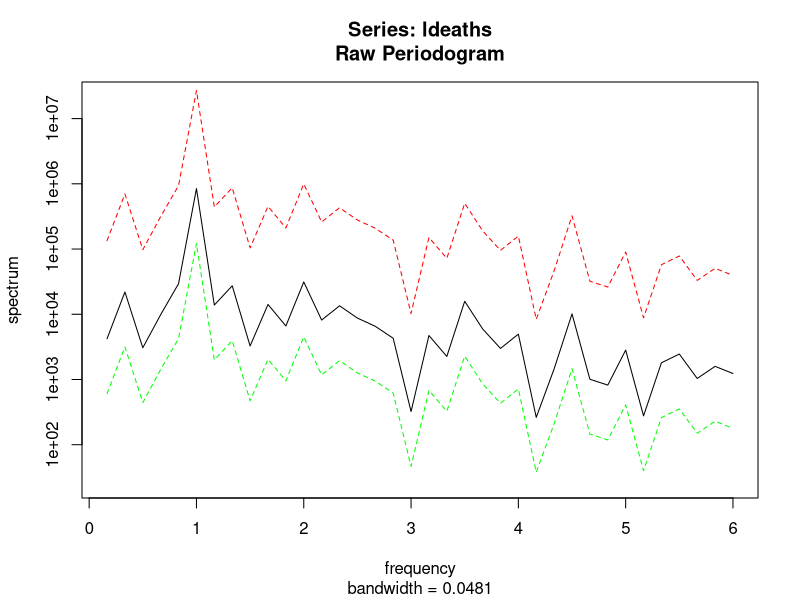

Reproduce this figure in R. (Note: this script raises an error after producing the figure.)
#  File src/library/stats/R/spectrum.R
#  Part of the R package, https://www.R-project.org
#
#  Copyright (C) 1994-9 W. N. Venables and B. D. Ripley
#  Copyright (C) 1999-2015 The R Core Team
#
#  This program is free software; you can redistribute it and/or modify
#  it under the terms of the GNU General Public License as published by
#  the Free Software Foundation; either version 2 of the License, or
#  (at your option) any later version.
#
#  This program is distributed in the hope that it will be useful,
#  but WITHOUT ANY WARRANTY; without even the implied warranty of
#  MERCHANTABILITY or FITNESS FOR A PARTICULAR PURPOSE.  See the
#  GNU General Public License for more details.
#
#  A copy of the GNU General Public License is available at
#  https://www.R-project.org/Licenses/

## based on code by Martyn Plummer, plus kernel code by Adrian Trapletti
spectrum <- function (x, ..., method = c("pgram", "ar"))
{
    switch(match.arg(method),
	   pgram = spec.pgram(x, ...),
	   ar	 = spec.ar(x, ...)
	   )
}

## spec.taper based on code by Kurt Hornik
spec.taper <- function (x, p = 0.1)
{
    if (any(p < 0) || any(p > 0.5))
        stop("'p' must be between 0 and 0.5")
    a <- attributes(x)
    x <- as.matrix(x)
    nc <- ncol(x)
    if (length(p) == 1L)
        p <- rep(p, nc)
    else if (length(p) != nc)
        stop("length of 'p' must be 1 or equal the number of columns of 'x'")
    nr <- nrow(x)
    for (i in 1L:nc) {
        m <- floor(nr * p[i])
        if(m == 0) next
        w <- 0.5 * (1 - cos(pi * seq.int(1, 2 * m - 1, by = 2)/(2 * m)))
        x[, i] <- c(w, rep_len(1, nr - 2 * m), rev(w)) * x[, i]
    }
    attributes(x) <- a
    x
}

spec.ar <- function(x, n.freq, order = NULL, plot = TRUE,
                    na.action = na.fail, method = "yule-walker", ...)
{
    ## can be called with a ts or a result of an AR fit.
    if(!is.list(x)) {
        series <- deparse(substitute(x))
        x <- na.action(as.ts(x))
        xfreq <- frequency(x)
        nser <- NCOL(x)
        x <- ar(x, is.null(order), order, na.action=na.action, method=method)
    } else { ## result of ar()
        cn <- match(c("ar", "var.pred", "order"), names(x))
        if(anyNA(cn))
            stop("'x' must be a time series or an ar() fit")
        series <- x$series
        xfreq <- x$frequency
        if(is.array(x$ar)) nser <- dim(x$ar)[2L] else nser <- 1
    }
    order <- x$order
    if(missing(n.freq)) n.freq <- 500
    freq <- seq.int(0, 0.5, length.out = n.freq)
    if (nser == 1) {
        coh <- phase <- NULL
        var.p <- as.vector(x$var.pred)
        spec <-
            if(order >= 1) {
                cs <- outer(freq, 1L:order, function(x, y) cos(2*pi*x*y)) %*% x$ar
                sn <- outer(freq, 1L:order, function(x, y) sin(2*pi*x*y)) %*% x$ar
                var.p/(xfreq*((1 - cs)^2 + sn^2))
            } else rep.int(var.p/xfreq, length(freq))
    } else .NotYetImplemented()
    spg.out <- list(freq = freq*xfreq, spec = spec, coh = coh, phase = phase,
                    n.used = nrow(x), series = series,
                    method = paste0("AR (", order, ") spectrum ")
                    )
    class(spg.out) <- "spec"
    if(plot) {
	plot(spg.out, ci = 0, ...)
        invisible(spg.out)
    } else spg.out
}

spec.pgram <-
    function (x, spans = NULL, kernel = NULL, taper = 0.1,
              pad = 0, fast = TRUE,
              demean = FALSE, detrend = TRUE,
              plot = TRUE, na.action = na.fail, ...)
{
    ## Estimate spectral density from (smoothed) periodogram.
    
    # substitute any variable in the expression of x, if any and then deparse(turn unevaluated expression into character string
    series <- deparse(substitute(x))
    # convert to time series (default frequency 1) + Extract information on the NA action used to create an object.
    x <- na.action(as.ts(x))
    # get the frequency of the time series
    xfreq <- frequency(x)
    # convert into a row-col matrix
    x <- as.matrix(x)
    # get the number of rows of the matrix x
    N <- N0 <- nrow(x)
    # get the number of columns of the matrix x
    nser <- ncol(x)
    
    # check whether smoothing/rolling average is required
    if(!is.null(spans)) # allow user to mistake order of args
        kernel <- {
            if(is.tskernel(spans)) 
              spans 
            else
              kernel("modified.daniell", spans %/% 2)
        }
    if(!is.null(kernel) && !is.tskernel(kernel))
        stop("must specify 'spans' or a valid kernel")
    if (detrend) {
        t <- 1L:N - (N + 1)/2
        sumt2 <- N * (N^2 - 1)/12
        for (i in 1L:ncol(x))
            x[, i] <- x[, i] - mean(x[, i]) - sum(x[, i] * t) * t/sumt2
    }
    else if (demean) {
	      x <- sweep(x, 2, colMeans(x), check.margin=FALSE)
    }
    ## apply taper:
    x <- spec.taper(x, taper)
    ## to correct for tapering: Bloomfield (1976, p. 194)
    ## Total taper is taper*2
    u2 <- (1 - (5/8)*taper*2)
    u4 <- (1 - (93/128)*taper*2)
    if (pad > 0) {
        x <- rbind(x, matrix(0, nrow = N * pad, ncol = ncol(x)))
        N <- nrow(x)
    }
    NewN <- if(fast) nextn(N) else N
    x <- rbind(x, matrix(0, nrow = (NewN - N), ncol = ncol(x)))
    N <- nrow(x)
    Nspec <- floor(N/2)
    freq <- seq.int(from = xfreq/N, by = xfreq/N, length.out = Nspec)
    xfft <- mvfft(x)
    pgram <- array(NA, dim = c(N, ncol(x), ncol(x)))
    for (i in 1L:ncol(x)) {
        for (j in 1L:ncol(x)) { # N0 = #{non-0-padded}
            pgram[, i, j] <- xfft[, i] * Conj(xfft[, j])/(N0*xfreq)
            ## value at zero is invalid as mean has been removed, so interpolate:
            pgram[1, i, j] <- 0.5*(pgram[2, i, j] + pgram[N, i, j])
        }
    }
    if(!is.null(kernel)) {
	    for (i in 1L:ncol(x)) 
	      for (j in 1L:ncol(x))
	        pgram[, i, j] <- kernapply(pgram[, i, j], kernel, circular = TRUE)
	      df <- df.kernel(kernel)
	      bandwidth <- bandwidth.kernel(kernel)
    } else { # raw periodogram
	      df <- 2
	      bandwidth <- sqrt(1/12)
    }
    
    df <- df/(u4/u2^2)
    df <- df  * (N0 / N) ## << since R 1.9.0
    bandwidth <- bandwidth * xfreq/N
    pgram <- pgram[2:(Nspec+1),,, drop=FALSE]
    spec <- matrix(NA, nrow = Nspec, ncol = nser)
    
    for (i in 1L:nser) 
      spec[, i] <- Re(pgram[1L:Nspec, i, i])
    
    if (nser == 1) {
        coh <- phase <- NULL
    } else {
        coh <- phase <- matrix(NA, nrow = Nspec, ncol = nser * (nser - 1)/2)
        for (i in 1L:(nser - 1)) {
            for (j in (i + 1):nser) {
                coh[, i + (j - 1) * (j - 2)/2] <-
                    Mod(pgram[, i, j])^2/(spec[, i] * spec[, j])
                phase[, i + (j - 1) * (j - 2)/2] <- Arg(pgram[, i, j])
            }
        }
    }
    ## correct for tapering
    for (i in 1L:nser) 
      spec[, i] <- spec[, i]/u2
    
    spec <- drop(spec)
    spg.out <-
        list(freq = freq, spec = spec, coh = coh, phase = phase,
             kernel = kernel, df = df,
             bandwidth = bandwidth, n.used = N, orig.n = N0,# "n.orig" = "n..."
             series = series, snames = colnames(x),
             method = ifelse(!is.null(kernel), "Smoothed Periodogram",
                             "Raw Periodogram"),
             taper = taper, pad = pad, detrend = detrend, demean = demean)
    class(spg.out) <- "spec"
    
    if(plot) {
	    plot(spg.out, ...)
      return(invisible(spg.out))
    } else 
        return(spg.out)
}

y <- ldeaths - mean(ldeaths)
p <- spec.pgram(ldeaths, plot=FALSE)
ylimits <- c(1/10*min(p$spec), 25*max(p$spec))
plot(p, ylim=ylimits, log='yes', ci=0)
df <- p$df
lines(p$freq, p$spec/qchisq(0.975, df), t='l', lty=2, col='green')
lines(p$freq, p$spec/qchisq(0.025, df), t='l', lty=2, col='red')

p <- spec.mtm(y, nw=2, k=3, #taper='sine', 
              jackknife = TRUE, dtUnits = 'year', 
              deltat = 1/12,
              #plot=FALSE
              )
#ylimits <- c(1/10*min(p$spec), 25*max(p$spec))
#plot(p, ylim=ylimits, log='yes', ci=0)
#lines(p$freq, df * p$spec/qchisq(0.975, df), t='l', lty=2, col='green')
#lines(p$freq, df * p$spec/qchisq(0.025, df), t='l', lty=2, col='red')


plot.spec <-
    function (x, add = FALSE, ci = 0.95, log = c("yes", "dB", "no"),
              xlab = "frequency", ylab = NULL,
              type = "l", ci.col = "blue", ci.lty = 3,
              main = NULL, sub = NULL,
              plot.type = c("marginal", "coherency", "phase"), ...)
{

  spec.ci <- function (spec.obj, coverage = 0.95)
    {
        ## A utility function for plot.spec which calculates the confidence
        ## interval (centred around zero). We use a conditional argument to
        ## ensure that the ci always contains zero.

        if (coverage < 0 || coverage >= 1)
            stop("coverage probability out of range [0,1)")
        tail <- (1 - coverage)
        df <- spec.obj$df
        upper.quantile <- 1 - tail * pchisq(df, df, lower.tail = FALSE)
        lower.quantile <- tail * pchisq(df, df)
        1/(qchisq(c(upper.quantile, lower.quantile), df)/df)
    }

    plot.type <- match.arg(plot.type)
    log <- match.arg(log)
    m <- match.call()
    if(plot.type == "coherency") {
        ## need stats:: for non-standard evaluation
        m[[1L]] <- quote(stats::plot.spec.coherency)
        m$plot.type <- m$log <- m$add <- NULL
        return(eval(m, parent.frame()))
    }
    if(plot.type == "phase") {
        ## need stats:: for non-standard evaluation
        m[[1L]] <- quote(stats::plot.spec.phase)
        m$plot.type <- m$log <- m$add <- NULL
        return(eval(m, parent.frame()))
    }
    if(is.null(ylab))
        ylab <- if(log == "dB") "spectrum (dB)" else "spectrum"
    if(is.logical(log))
        log <- if(log) "yes" else "no"
    if(missing(log) && getOption("ts.S.compat")) log <- "dB"
    log <- match.arg(log)
    ylog <- ""
    if(log=="dB") x$spec <- 10 * log10(x$spec)
    if(log=="yes") ylog <- "y"
    dev.hold(); on.exit(dev.flush())
    if(add) {
        matplot(x$freq, x$spec, type = type, add=TRUE, ...)
    } else {
        matplot(x$freq, x$spec, xlab = xlab, ylab = ylab, type = type,
                log = ylog, ...)
        if (ci <= 0 || !is.numeric(x$df) || log == "no") {
            ## No confidence limits
            ci.text <- ""
        } else {
            ## The position of the error bar has no meaning: only the width
            ## and height. It is positioned in the top right hand corner.
            ##
            conf.lim <- spec.ci(x, coverage = ci)
            if(log=="dB") {
                conf.lim <- 10*log10(conf.lim)
                conf.y <- max(x$spec) - conf.lim[2L]
                conf.x <- max(x$freq) - x$bandwidth
                lines(rep(conf.x, 2), conf.y + conf.lim, col=ci.col)
                lines(conf.x + c(-0.5, 0.5) * x$bandwidth, rep(conf.y, 2),
                      col=ci.col)
                ci.text <- paste0(", ", round(100*ci, 2),  "% C.I. is (",
                                  paste(format(conf.lim, digits = 3),
                                        collapse = ","),
                                  ")dB")
            } else {
                ci.text <- ""
                conf.y <- max(x$spec) / conf.lim[2L]
                conf.x <- max(x$freq) - x$bandwidth
                lines(rep(conf.x, 2), conf.y * conf.lim, col=ci.col)
                lines(conf.x + c(-0.5, 0.5) * x$bandwidth, rep(conf.y, 2),
                      col=ci.col)
            }
        }
        if (is.null(main))
            main <- paste(if(!is.null(x$series)) paste("Series:", x$series)
                          else "from specified model",
                          x$method, sep = "\n")
        if (is.null(sub) && is.numeric(x$bandwidth))
             sub <- paste0("bandwidth = ", format(x$bandwidth, digits = 3),
                           ci.text)
        title(main = main, sub = sub)
    }
    invisible(x)
}

library(multitaper)
resSpec <- spec.mtm(ldeaths, nw=2, k = 3, jackknife = TRUE, dtUnits='year', sineAdaptive = FALSE) 

## based on code in Venables & Ripley
plot.spec.coherency <-
    function(x, ci = 0.95,
             xlab = "frequency", ylab = "squared coherency", ylim=c(0,1),
             type = "l", main = NULL, ci.col="blue",  ci.lty = 3, ...)
{
    nser <- NCOL(x$spec)
    ## Formulae from Bloomfield (1976, p.225)
    gg <- 2/x$df
    se <- sqrt(gg/2)
    z <- -qnorm((1-ci)/2)
    if (is.null(main))
        main <- paste(paste("Series:", x$series),
                      "Squared Coherency", sep = " --  ")
    if(nser == 2) {
        plot(x$freq, x$coh, type=type, xlab=xlab, ylab=ylab, ylim=ylim, ...)
        coh <- pmin(0.99999, sqrt(x$coh))
        lines(x$freq, (tanh(atanh(coh) + z*se))^2, lty=ci.lty, col=ci.col)
        lines(x$freq, (pmax(0, tanh(atanh(coh) - z*se)))^2,
              lty=ci.lty, col=ci.col)
        title(main)
    } else {
        dev.hold(); on.exit(dev.flush())
        opar <- par(mfrow = c(nser-1, nser-1), mar = c(1.5, 1.5, 0.5, 0.5),
                    oma = c(4, 4, 6, 4))
        on.exit(par(opar), add = TRUE)
        plot.new()
        for (j in 2:nser) for (i in 1L:(j-1)) {
            par(mfg=c(j-1,i, nser-1, nser-1))
            ind <- i + (j - 1) * (j - 2)/2
            plot(x$freq, x$coh[, ind], type=type, ylim=ylim, axes=FALSE,
                 xlab="", ylab="", ...)
            coh <- pmin(0.99999, sqrt(x$coh[, ind]))
            lines(x$freq, (tanh(atanh(coh) + z*se))^2, lty=ci.lty, col=ci.col)
            lines(x$freq, (pmax(0, tanh(atanh(coh) - z*se)))^2,
                  lty=ci.lty, col=ci.col)
            box()
            if (i == 1) {
                axis(2, xpd = NA)
                title(ylab=x$snames[j], xpd = NA)
            }
            if (j == nser) {
                axis(1, xpd = NA)
                title(xlab=x$snames[i], xpd = NA)
            }
            mtext(main, 3, 3, TRUE, 0.5,
                  cex = par("cex.main"), font = par("font.main"))
        }
    }
    invisible()
}

plot.spec.phase <-
    function(x, ci = 0.95,
             xlab = "frequency", ylab = "phase", ylim=c(-pi, pi),
             type = "l", main = NULL, ci.col = "blue", ci.lty = 3, ...)
{
    nser <- NCOL(x$spec)
    ## Formulae from Bloomfield (1976, p.225)
    gg <- 2/x$df
    if (is.null(main))
        main <- paste(paste("Series:", x$series),
                      "Phase spectrum", sep = "  -- ")
    if(nser == 2) {
        plot(x$freq, x$phase, type=type, xlab=xlab, ylab=ylab, ylim=ylim, ...)
        coh <- sqrt(x$coh)
        cl <- asin( pmin( 0.9999, qt(ci, 2/gg-2)*
                         sqrt(gg*(coh^{-2} - 1)/(2*(1-gg)) ) ) )
        lines(x$freq, x$phase + cl, lty=ci.lty, col=ci.col)
        lines(x$freq, x$phase - cl, lty=ci.lty, col=ci.col)
        title(main)
    } else {
        dev.hold(); on.exit(dev.flush())
        opar <- par(mfrow = c(nser-1, nser-1), mar = c(1.5, 1.5, 0.5, 0.5),
                    oma = c(4, 4, 6, 4))
        on.exit(par(opar), add = TRUE)
        plot.new()
        for (j in 2:nser) for (i in 1L:(j-1)) {
            par(mfg=c(j-1,i, nser-1, nser-1))
            ind <- i + (j - 1) * (j - 2)/2
            plot(x$freq, x$phase[, ind], type=type, ylim=ylim, axes=FALSE,
                 xlab="", ylab="", ...)
            coh <- sqrt(x$coh[, ind])
            cl <- asin( pmin( 0.9999, qt(ci, 2/gg-2)*
                             sqrt(gg*(coh^{-2} - 1)/(2*(1-gg)) ) ) )
            lines(x$freq, x$phase[, ind] + cl, lty=ci.lty, col=ci.col)
            lines(x$freq, x$phase[, ind] - cl, lty=ci.lty, col=ci.col)
            box()
            if (i == 1) {
                axis(2, xpd = NA)
                title(ylab=x$snames[j], xpd = NA)
            }
            if (j == nser) {
                axis(1, xpd = NA)
                title(xlab=x$snames[i], xpd = NA)
            }
            mtext(main, 3, 3, TRUE, 0.5,
                  cex = par("cex.main"), font = par("font.main"))
        }
    }
    invisible()
}
